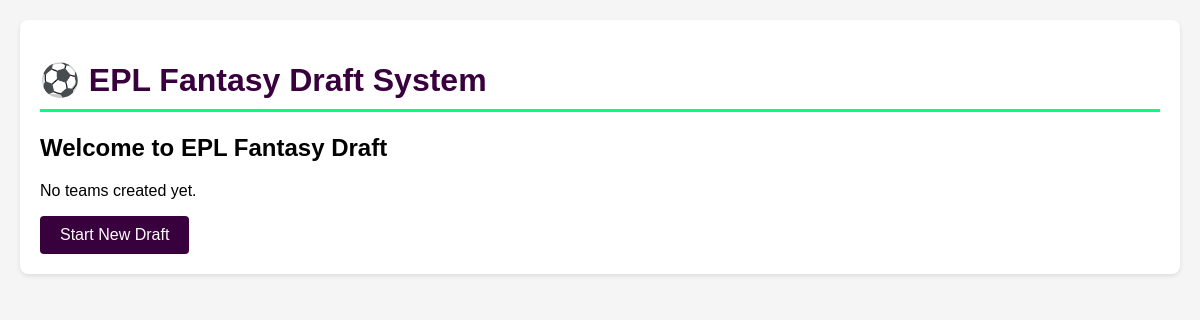
Before: / with the older database file.
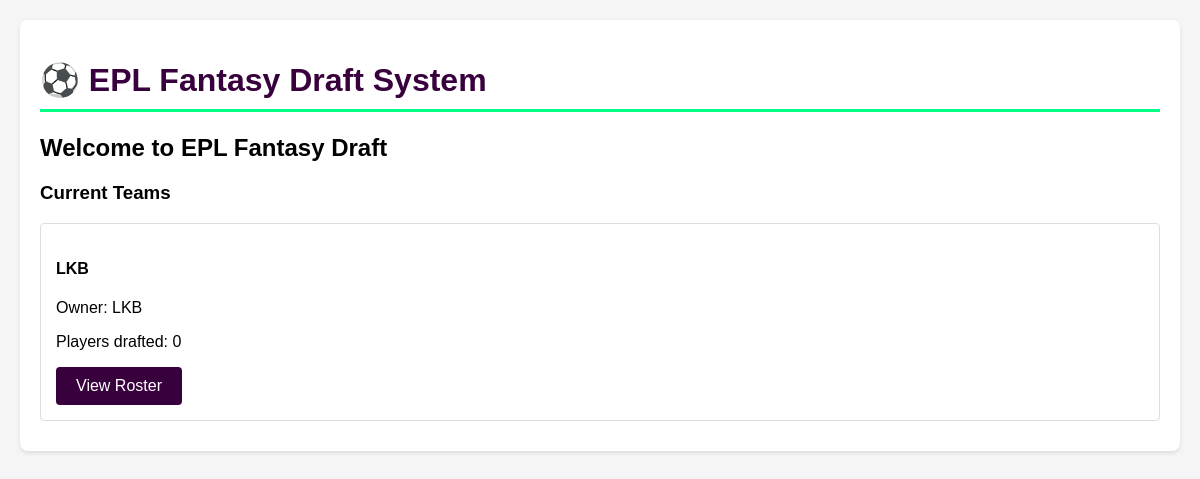
After: the same page with the newer database file.
### app.py (models this page shows, shortened)
class DraftTeam(db.Model):
    id = db.Column(db.Integer, primary_key=True)
    name = db.Column(db.String(100), nullable=False)
    owner = db.Column(db.String(100), nullable=False)
    players = db.relationship('Player', backref='draft_team', lazy=True)

### app.py (the view)
@app.route('/')
def index():
    teams = DraftTeam.query.all()
    draft = Draft.query.first()
    return render_template('index.html', teams=teams, draft=draft)

### templates/index.html (shortened to what this page needs)
{% extends "base.html" %}
{% block content %}
<h2>Welcome to EPL Fantasy Draft</h2>
{% if teams %}
    <h3>Current Teams</h3>
    <div class="teams-list">
        {% for team in teams %}
        <div class="team-card" style="border: 1px solid #ddd; padding: 15px; margin: 10px 0; border-radius: 4px;">
            <h4>{{ team.name }}</h4>
            <p>Owner: {{ team.owner }}</p>
            <p>Players drafted: {{ team.players|length }}</p>
            <a href="{{ url_for('view_team', team_id=team.id) }}" class="btn">View Roster</a>
        </div>
        {% endfor %}
    </div>
{% else %}
    <p>No teams created yet.</p>
    <a href="{{ url_for('setup') }}" class="btn">Start New Draft</a>
{% endif %}
{% endblock %}

### templates/base.html (shortened to what this page needs)
<!DOCTYPE html>
<html>
<head>
</head>
<body>
    <div class="container">
        <h1>⚽ EPL Fantasy Draft System</h1>
        {% block content %}{% endblock %}
    </div>
</body>
</html>

### templates/base.html (style rules this page uses)
body { font-family: Arial, sans-serif; margin: 0; padding: 20px; background-color: #f5f5f5; }
.container { max-width: 1200px; margin: 0 auto; background-color: white; padding: 20px; border-radius: 8px; box-shadow: 0 2px 4px rgba(0,0,0,0.1); }
h1 { color: #38003c; border-bottom: 3px solid #00ff85; padding-bottom: 10px; }
.btn { background-color: #38003c; color: white; padding: 10px 20px; border: none; border-radius: 4px; cursor: pointer; text-decoration: none; display: inline-block; }

Changed rows visible on the page:
added DraftTeam: name "LKB", owner "LKB", players|length "0"
Other visible differences:
text no longer shown: "No teams created yet. Start New Draft"
text now shown: "Current Teams"
